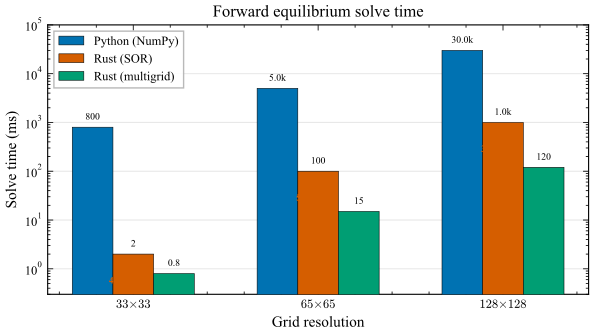

Write Python code to recreate this figure.
#!/usr/bin/env python3
"""
Figure: Performance scaling — Python vs Rust vs Rust+multigrid.

Grouped bar chart showing forward equilibrium solve times at three grid
sizes (33x33, 65x65, 128x128).  Log-scale y-axis.  Values correspond to
Table 2 in Paper A.

Output: fig_performance_scaling.pdf / .png
"""

import sys
import os
import numpy as np

sys.path.insert(0, os.path.dirname(__file__))
from style import apply_style, figsize, DOUBLE_COL, COLORS

apply_style()
import matplotlib.pyplot as plt


def main():
    outdir = os.path.dirname(__file__)

    grids = ['$33{\\times}33$', '$65{\\times}65$', '$128{\\times}128$']
    x = np.arange(len(grids))
    bar_width = 0.22

    # Solve times (milliseconds) from Table 2 of the paper
    python_ms  = [800,   5000,    30000]     # NumPy path
    rust_ms    = [2,     100,     1000]      # Rust SOR
    rust_mg_ms = [0.8,   15,      120]       # Rust multigrid (projected)

    fig, ax = plt.subplots(figsize=figsize(DOUBLE_COL, 0.5))

    bars1 = ax.bar(x - bar_width, python_ms, bar_width,
                   color=COLORS["blue"], edgecolor='k', linewidth=0.4,
                   label='Python (NumPy)', zorder=3)
    bars2 = ax.bar(x, rust_ms, bar_width,
                   color=COLORS["red"], edgecolor='k', linewidth=0.4,
                   label='Rust (SOR)', zorder=3)
    bars3 = ax.bar(x + bar_width, rust_mg_ms, bar_width,
                   color=COLORS["green"], edgecolor='k', linewidth=0.4,
                   label='Rust (multigrid)', zorder=3)

    ax.set_yscale('log')
    ax.set_ylabel('Solve time (ms)')
    ax.set_xlabel('Grid resolution')
    ax.set_xticks(x)
    ax.set_xticklabels(grids)
    ax.set_ylim(0.3, 100000)
    ax.legend(loc='upper left', fontsize=9)
    ax.set_title('Forward equilibrium solve time')

    # Add value labels on bars
    def _label_bar(bars, fmt='{:.0f}'):
        for bar in bars:
            h = bar.get_height()
            if h < 1:
                label = f'{h:.1f}'
            elif h < 100:
                label = f'{h:.0f}'
            else:
                label = f'{h / 1000:.1f}k' if h >= 1000 else f'{h:.0f}'
            ax.text(bar.get_x() + bar.get_width() / 2, h * 1.3,
                    label, ha='center', va='bottom', fontsize=7,
                    rotation=0)

    _label_bar(bars1)
    _label_bar(bars2)
    _label_bar(bars3)

    # Speedup annotations
    for i in range(len(grids)):
        speedup_rust = python_ms[i] / rust_ms[i]
        speedup_mg = python_ms[i] / rust_mg_ms[i]
        ax.annotate(f'{speedup_rust:.0f}x',
                    xy=(x[i], rust_ms[i]),
                    xytext=(x[i] - 0.08, rust_ms[i] * 0.25),
                    fontsize=7, color=COLORS["red"], ha='center',
                    fontweight='bold')

    ax.yaxis.grid(True, which='major', alpha=0.3, zorder=0)

    for ext in ('pdf', 'png'):
        fig.savefig(os.path.join(outdir, f'fig_performance_scaling.{ext}'))
    plt.close(fig)
    print('  [OK] fig_performance_scaling')


if __name__ == '__main__':
    main()
